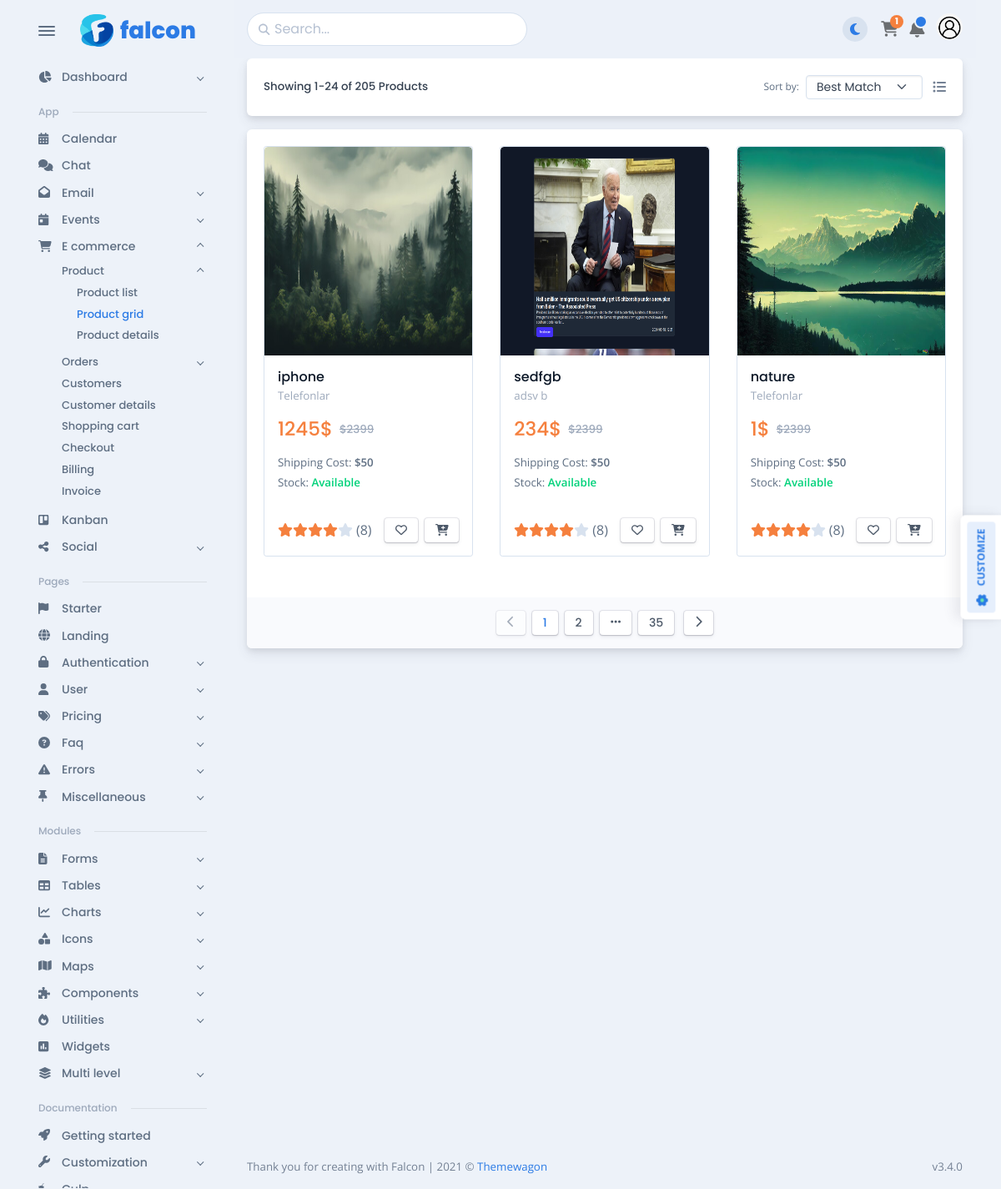
The app's page /, older data.
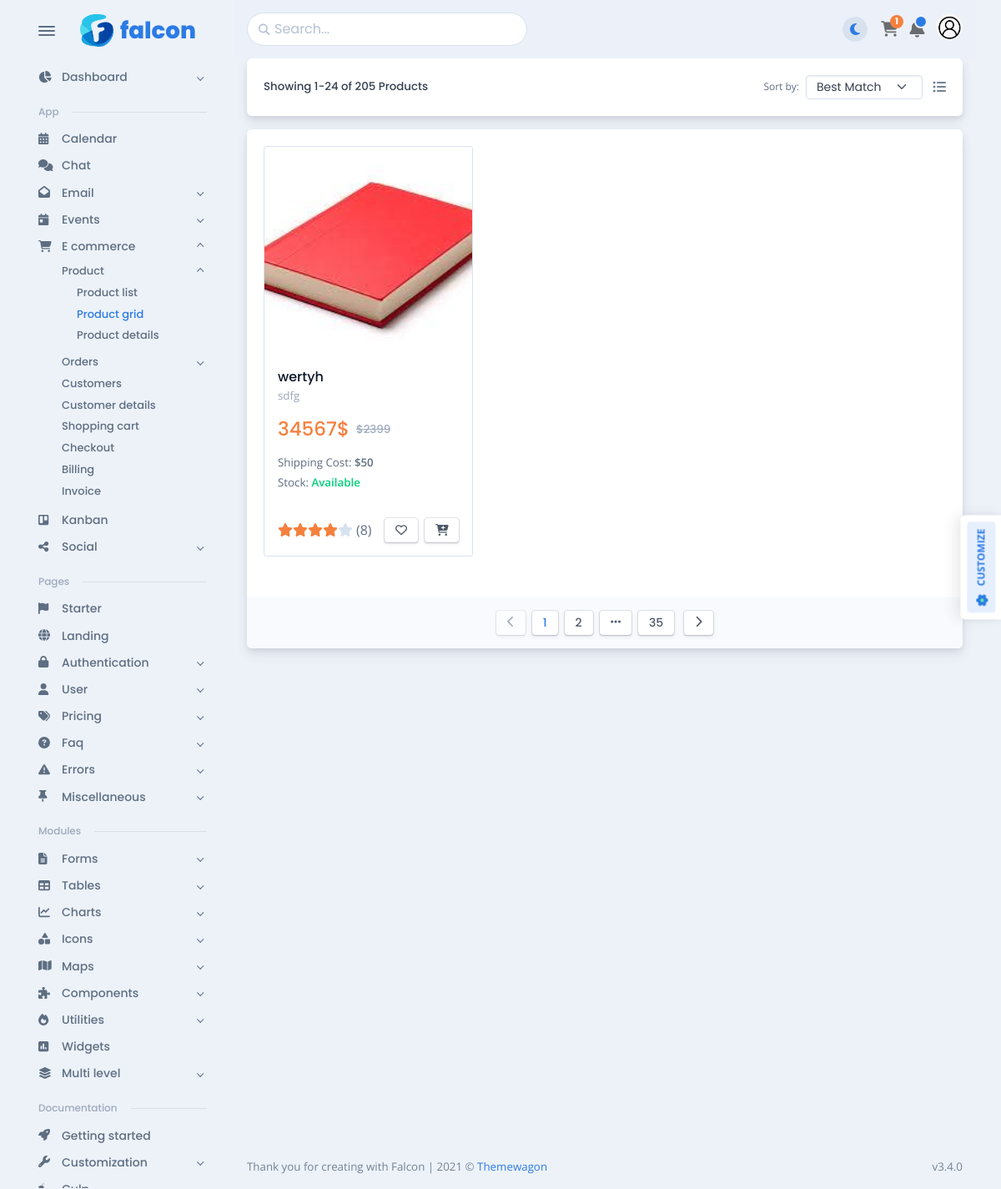
The same page, newer data.
### apps/models.py (models this page shows, shortened)
class BaseModel(models.Model):
    created_at = models.DateTimeField(auto_now_add=True)
    updated_at = models.DateTimeField(auto_now=True)
    class Meta:
        abstract = True

class Product(BaseModel):
    name = models.CharField(max_length=100)
    description = models.TextField()
    price = models.IntegerField()
    specifications = models.JSONField(default=dict)
    category = models.ForeignKey(Category, on_delete=models.CASCADE)
    quantity = models.IntegerField(default=0)
    @property
    def is_new(self):
        return now() - timedelta(days=7) < self.created_at

class ProductImage(BaseModel):
    image = models.ImageField(upload_to='product/', blank=True, null=True)
    product = models.ForeignKey(Product, on_delete=models.CASCADE, related_name='images')

class Category(BaseModel):
    name = models.CharField(max_length=100)

### apps/views.py (the view)
# urls.py: path("", ProductListView.as_view(), name="products"),
class ProductListView(ListView):
    datetime = datetime.now()
    model = Product
    template_name = 'product/products.html'
    context_object_name = 'products'
    ordering = ['-id']
    def get_queryset(self):
        qs = super().get_queryset()
        search = self.request.GET.get('qidiruv')
        if search is not None and len(search) > 0:
            qs = qs.filter(name__icontains=search)
        return qs

### templates/product/products.html (shortened to what this page needs)
{% extends 'base.html' %}
{% load static %}
{% block main %}
          <div class="card mb-3">
            <div class="card-body">
              <div class="row flex-between-center">
                <div class="col-sm-auto mb-2 mb-sm-0">
                  <h6 class="mb-0">Showing 1-24 of 205 Products</h6>
                </div>
                <div class="col-sm-auto">
                  <div class="row gx-2 align-items-center">
                    <div class="col-auto">
                      <form class="row gx-2">
                        <div class="col-auto"><small>Sort by:</small></div>
                        <div class="col-auto">
                          <select class="form-select form-select-sm" aria-label="Bulk actions">
                            <option selected="">Best Match</option>
                          </select>
                        </div>
                      </form>
                    </div>
                    <div class="col-auto pe-0"> <a class="text-600 px-1" href="../../../app/e-commerce/product/product-list.html" data-bs-toggle="tooltip" data-bs-placement="top" title="Product List"><span class="fas fa-list-ul"></span></a></div>
                  </div>
                </div>
              </div>
            </div>
          </div>
          <div class="card mb-3">
            <div class="card-body">
              <div class="row">
                {% for product in products %}
                <div class="mb-4 col-md-6 col-lg-4">
                  <div class="border rounded-1 h-100 d-flex flex-column justify-content-between pb-3">
                    <div class="overflow-hidden">
                      <div class="position-relative rounded-top overflow-hidden"><a class="d-block" href="{% url 'product' product.pk %}"><img class="img-fluid rounded-top" src="{{ product.images.first.image.url }}" alt="" style="width: 100%; height: 250px;" /></a>
                      </div>
                      <div class="p-3">
                        <h5 class="fs-0"><a class="text-dark" href="{% url 'product' product.pk %}">{{ product.name }}</a></h5>
                        <p class="fs--1 mb-3"><a class="text-500" href="#!">{{ product.category.name }}</a></p>
                        <h5 class="fs-md-2 text-warning mb-0 d-flex align-items-center mb-3"> {{ product.price }}$
                          <del class="ms-2 fs--1 text-500">$2399</del>
                        </h5>
                        <p class="fs--1 mb-1">Shipping Cost: <strong>$50</strong></p>
                        {% if product.quantity > 0 %}
                        <p class="fs--1 mb-1">Stock: <strong class="text-success">Available</strong>
                        </p>
                        {% else %}
                        <p class="fs--1 mb-1">Stock: <strong class="text-danger">Out of Stock</strong>
                        </p>
                        {% endif %}
                      </div>
                    </div>
                    <div class="d-flex flex-between-center px-3">
                      <div><span class="fa fa-star text-warning"></span><span class="fa fa-star text-warning"></span><span class="fa fa-star text-warning"></span><span class="fa fa-star text-warning"></span><span class="fa fa-star text-300"></span><span class="ms-1">(8)</span>
                      </div>
                      <div><a class="btn btn-sm btn-falcon-default me-2" href="{% url 'like' product.pk %}" data-bs-toggle="tooltip" data-bs-placement="top" title="Add to Wish List"><span class="far fa-heart"></span></a><a class="btn btn-sm btn-falcon-default" href="#!" data-bs-toggle="tooltip" data-bs-placement="top" title="Add to Cart"><span class="fas fa-cart-plus"></span></a></div>
                    </div>
                  </div>
                </div>
                {% endfor %}
              </div>
            </div>
            <div class="card-footer bg-light d-flex justify-content-center">
              <div>
                <button class="btn btn-falcon-default btn-sm me-2" type="button" disabled="disabled" data-bs-toggle="tooltip" data-bs-placement="top" title="Prev"><span class="fas fa-chevron-left"></span></button><a class="btn btn-sm btn-falcon-default text-primary me-2" href="#!">1</a><a class="btn btn-sm btn-falcon-default me-2" href="#!">2</a><a class="btn btn-sm btn-falcon-default me-2" href="#!"> <span class="fas fa-ellipsis-h"></span></a><a class="btn btn-sm btn-falcon-default me-2" href="#!">35</a>
                <button class="btn btn-falcon-default btn-sm" type="button" data-bs-toggle="tooltip" data-bs-placement="top" title="Next"><span class="fas fa-chevron-right">     </span></button>
              </div>
            </div>
          </div>
{% endblock main %}

Row changes from the older to the newer data that the page shows:
removed Product: images.first.image (picture), name "iphone", category.name "Telefonlar", price "1245", shows "Stock:", quantity "Available"
removed Product: images.first.image (picture), name "sedfgb", category.name "adsv b", price "234", shows "Stock:", quantity "Available"
removed Product: images.first.image (picture), name "nature", category.name "Telefonlar", price "1", shows "Stock:", quantity "Available"
added Product: images.first.image (picture), name "wertyh", category.name "sdfg", price "34567", shows "Stock:", quantity "Available"
